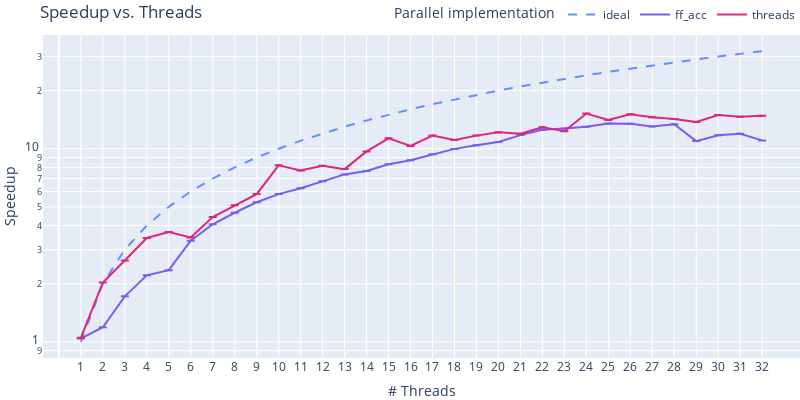

Notebook code cell kept with this figure:
### Markdown cell above
## Metrics

### Code cell
plot_metrics(y="speedup", title="Speedup vs. Threads", xtitle="# Threads", ytitle="Speedup")

### Figure 1 — Plotly figure (JSON) as saved in the notebook; plotly's stock layout.template omitted (floating-point values rounded to 4 significant figures)
{"data": [{"line": {"color": "#648FFF", "dash": "dash"}, "marker": {"size": 8, "symbol": "circle"}, "name": "ideal", "type": "scatter", "x": [1, 2, 3, 4, 5, 6, 7, 8, 9, 10, 11, 12, 13, 14, 15, 16, 17, 18, 19, 20, 21, 22, 23, 24, 25, 26, 27, 28, 29, 30, 31, 32], "y": [1, 2, 3, 4, 5, 6, 7, 8, 9, 10, 11, 12, 13, 14, 15, 16, 17, 18, 19, 20, 21, 22, 23, 24, 25, 26, 27, 28, 29, 30, 31, 32]}, {"error_y": {"array": [null, null, null, null, null, null, null, null, null, null, null, null, null, null, null, null, null, null, null, null, null, null, null, null, null, null, null, null, null, null, null, null], "type": "data", "visible": true}, "line": {"color": "#785EF0"}, "marker": {"size": 8, "symbol": "square"}, "mode": "lines", "name": "ff_acc", "type": "scatter", "x": [1, 2, 3, 4, 5, 6, 7, 8, 9, 10, 11, 12, 13, 14, 15, 16, 17, 18, 19, 20, 21, 22, 23, 24, 25, 26, 27, 28, 29, 30, 31, 32], "y": [1.04, 1.19, 1.72, 2.21, 2.35, 3.34, 4.06, 4.66, 5.28, 5.82, 6.24, 6.78, 7.36, 7.66, 8.3, 8.72, 9.35, 9.98, 10.41, 10.84, 11.76, 12.53, 12.72, 12.99, 13.52, 13.47, 13.02, 13.38, 10.95, 11.73, 11.96, 11.04]}, {"error_y": {"array": [null, null, null, null, null, null, null, null, null, null, null, null, null, null, null, null, null, null, null, null, null, null, null, null, null, null, null, null, null, null, null, null], "type": "data", "visible": true}, "line": {"color": "#DC267F"}, "marker": {"size": 8, "symbol": "x"}, "mode": "lines", "name": "threads", "type": "scatter", "x": [1, 2, 3, 4, 5, 6, 7, 8, 9, 10, 11, 12, 13, 14, 15, 16, 17, 18, 19, 20, 21, 22, 23, 24, 25, 26, 27, 28, 29, 30, 31, 32], "y": [1.05, 2.03, 2.64, 3.45, 3.7, 3.47, 4.43, 5.09, 5.82, 8.2, 7.71, 8.17, 7.84, 9.68, 11.32, 10.33, 11.7, 11.09, 11.69, 12.17, 11.95, 12.9, 12.32, 15.2, 14.09, 15.08, 14.54, 14.24, 13.77, 14.95, 14.62, 14.83]}], "layout": {"height": 400, "legend": {"orientation": "h", "title": {"text": "Parallel implementation"}, "x": 1, "xanchor": "right", "y": 1.02, "yanchor": "bottom"}, "margin": {"b": 0, "l": 0, "r": 0, "t": 0}, "title": {"text": "Speedup vs. Threads"}, "width": 800, "xaxis": {"tickmode": "array", "tickvals": [1, 2, 3, 4, 5, 6, 7, 8, 9, 10, 11, 12, 13, 14, 15, 16, 17, 18, 19, 20, 21, 22, 23, 24, 25, 26, 27, 28, 29, 30, 31, 32], "title": {"text": "# Threads"}}, "yaxis": {"title": {"text": "Speedup"}, "type": "log"}}}
